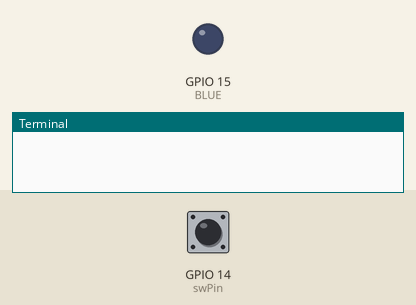
Bench run of a program on a simulated Raspberry Pi (BCM pin numbers). On the bench: output pins drawn as LEDs (lit = HIGH), the last lines printed to the terminal. The test bench sets the inputs (shaded band); at power-on: GPIO 14 (swPin) HIGH.

Above: at 1.2 s.
1.3 s: GPIO 14 (swPin) pulled LOW for 0.15 s
At 3.1 s:
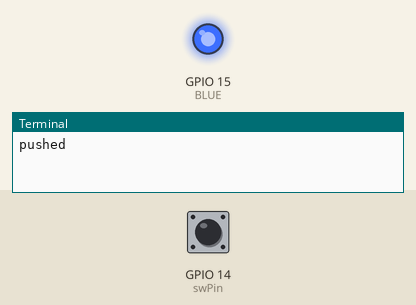
3.4 s: GPIO 14 (swPin) pulled LOW for 3.2 s
At 7.0 s:
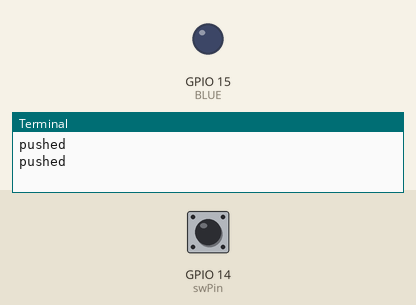
Timing chart, 0 to 8.6 s (numbered marks = the images above; inputs shaded):
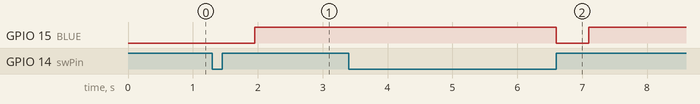

Measured:
- after the input at 1.3 s, GPIO 15 (BLUE): LOW → HIGH after 0.65 s
- after the input at 3.4 s, GPIO 15 (BLUE): HIGH → LOW after 3.2 s, → HIGH 0.50 s later

The program:

interrupt_led.py
```python
import RPi.GPIO as GPIO
import time

swPin = 14
BLUE = 15

GPIO.setmode(GPIO.BCM)
GPIO.setup(BLUE, GPIO.OUT)
GPIO.setup(swPin, GPIO.IN, pull_up_down = GPIO.PUD_UP)

def printcallback(channel):
	print("pushed")
	GPIO.output(BLUE,GPIO.LOW)
	time.sleep(0.5)
	GPIO.output(BLUE, GPIO.HIGH)

GPIO.add_event_detect(swPin, GPIO.RISING, callback=printcallback)

try:
	while True:
		pass

except KeyboardInterrupt:
	GPIO.cleanup()
```
